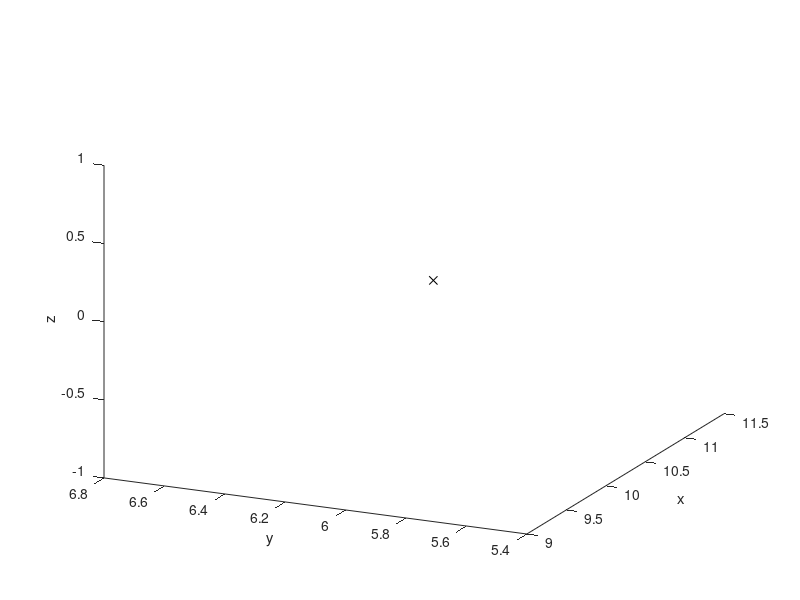

Here is the MATLAB script that generated this plot: (Note: this script raises an error after producing the figure.)
% script RR_Sim_Rossler
% A simple RK4 simulation of the Rossler attractor.
%% Renaissance Repository, https://github.com/tbewley/RR (Renaissance Robotics, Chapter 7)
%% Copyright 2024 by Thomas Bewley, published under BSD 3-Clause License.

clear, close all, T=100; h=0.04; x=[10*randn; 10*randn; 0];  % Set up simulation
plot3(x(1),x(2),x(3),'kx'); view([-65 23]); hold on          % Set up plot
xlabel('x'), ylabel('y'), zlabel('z')
for t=0:h:T
   k1=RHS(x); k2=RHS(x+h*k1/2); k3=RHS(x+h*k2/2); k4=RHS(x+h*k3);
   xnew=x+h*(k1/6+k2/3+k3/3+k4/6);
   plot3([xnew(1) x(1)],[xnew(2) x(2)],[xnew(3) x(3)]);
   x=xnew; pause(0.001);
end
%%%%%%%%
function k=RHS(x)     
a=0.1; b=0.1; c=14;      % Define constants
k=[-x(2)-x(3); x(1)+a*x(2); b+x(3)*(x(1)-c)];
end